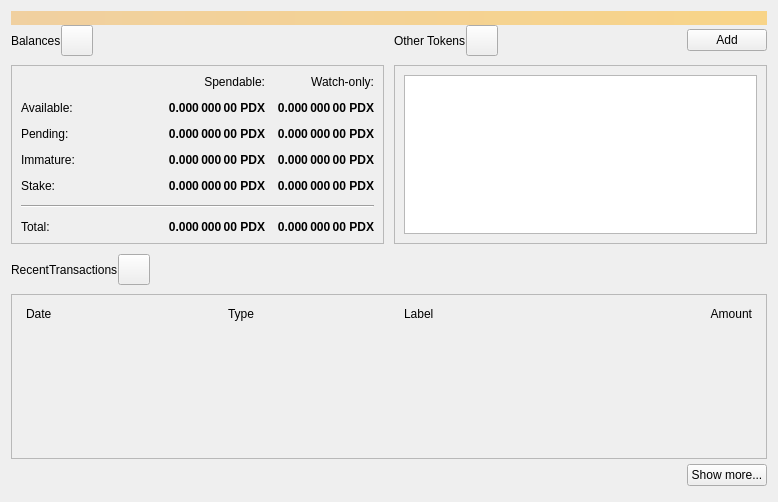
<?xml version="1.0" encoding="UTF-8"?>
<ui version="4.0">
 <class>OverviewPage</class>
 <widget class="QWidget" name="OverviewPage">
  <property name="geometry">
   <rect>
    <x>0</x>
    <y>0</y>
    <width>778</width>
    <height>502</height>
   </rect>
  </property>
  <property name="windowTitle">
   <string>Form</string>
  </property>
  <layout class="QVBoxLayout" name="topLayout">
   <property name="spacing">
    <number>0</number>
   </property>
   <item>
    <widget class="QLabel" name="labelAlerts">
     <property name="visible">
      <bool>false</bool>
     </property>
     <property name="styleSheet">
      <string notr="true">QLabel { background-color: qlineargradient(x1: 0, y1: 0, x2: 1, y2: 0, stop:0 #F0D0A0, stop:1 #F8D488); color:#000000; }</string>
     </property>
     <property name="wordWrap">
      <bool>true</bool>
     </property>
     <property name="margin">
      <number>3</number>
     </property>
     <property name="textInteractionFlags">
      <set>Qt::TextSelectableByMouse</set>
     </property>
    </widget>
   </item>
   <item>
    <layout class="QGridLayout" name="gridLayout_2">
     <item row="0" column="2">
      <layout class="QHBoxLayout" name="horizontalLayout_4">
       <property name="bottomMargin">
        <number>9</number>
       </property>
       <item>
        <widget class="QLabel" name="labelTokens">
         <property name="text">
          <string>Other Tokens</string>
         </property>
        </widget>
       </item>
       <item>
        <widget class="QToolButton" name="labelTokenStatus">
         <property name="toolTip">
          <string>The displayed information may be out of date. Your wallet automatically synchronizes with the PDX network after a connection is established, but this process has not completed yet.</string>
         </property>
         <property name="text">
          <string/>
         </property>
         <property name="iconSize">
          <size>
           <width>24</width>
           <height>24</height>
          </size>
         </property>
         <property name="flat" stdset="0">
          <bool>false</bool>
         </property>
        </widget>
       </item>
       <item>
        <spacer name="horizontalSpacer_7">
         <property name="orientation">
          <enum>Qt::Horizontal</enum>
         </property>
         <property name="sizeHint" stdset="0">
          <size>
           <width>40</width>
           <height>20</height>
          </size>
         </property>
        </spacer>
       </item>
       <item>
        <widget class="QPushButton" name="buttonAddToken">
         <property name="text">
          <string>Add</string>
         </property>
        </widget>
       </item>
      </layout>
     </item>
     <item row="1" column="2">
      <widget class="QFrame" name="frameOtherTokens">
       <property name="minimumSize">
        <size>
         <width>0</width>
         <height>100</height>
        </size>
       </property>
       <property name="frameShape">
        <enum>QFrame::StyledPanel</enum>
       </property>
       <property name="frameShadow">
        <enum>QFrame::Raised</enum>
       </property>
       <layout class="QVBoxLayout" name="verticalLayout_10">
        <item>
         <widget class="QListView" name="listTokens">
          <property name="enabled">
           <bool>true</bool>
          </property>
         </widget>
        </item>
       </layout>
      </widget>
     </item>
     <item row="1" column="0">
      <widget class="QFrame" name="frameBalances">
       <property name="frameShape">
        <enum>QFrame::StyledPanel</enum>
       </property>
       <property name="frameShadow">
        <enum>QFrame::Raised</enum>
       </property>
       <layout class="QVBoxLayout" name="verticalLayout_4">
        <item>
         <layout class="QGridLayout" name="gridLayout">
          <property name="spacing">
           <number>12</number>
          </property>
          <item row="2" column="3">
           <widget class="QLabel" name="labelWatchPending">
            <property name="font">
             <font>
              <weight>75</weight>
              <bold>true</bold>
             </font>
            </property>
            <property name="cursor">
             <cursorShape>IBeamCursor</cursorShape>
            </property>
            <property name="toolTip">
             <string>Unconfirmed transactions to watch-only addresses</string>
            </property>
            <property name="text">
             <string notr="true">0.000 000 00 PDX</string>
            </property>
            <property name="alignment">
             <set>Qt::AlignRight|Qt::AlignTrailing|Qt::AlignVCenter</set>
            </property>
            <property name="textInteractionFlags">
             <set>Qt::LinksAccessibleByMouse|Qt::TextSelectableByKeyboard|Qt::TextSelectableByMouse</set>
            </property>
           </widget>
          </item>
          <item row="2" column="2">
           <widget class="QLabel" name="labelUnconfirmed">
            <property name="font">
             <font>
              <weight>75</weight>
              <bold>true</bold>
             </font>
            </property>
            <property name="cursor">
             <cursorShape>IBeamCursor</cursorShape>
            </property>
            <property name="toolTip">
             <string>Total of transactions that have yet to be confirmed, and do not yet count toward the spendable balance</string>
            </property>
            <property name="text">
             <string notr="true">0.000 000 00 PDX</string>
            </property>
            <property name="alignment">
             <set>Qt::AlignRight|Qt::AlignTrailing|Qt::AlignVCenter</set>
            </property>
            <property name="textInteractionFlags">
             <set>Qt::LinksAccessibleByMouse|Qt::TextSelectableByKeyboard|Qt::TextSelectableByMouse</set>
            </property>
           </widget>
          </item>
          <item row="3" column="2">
           <widget class="QLabel" name="labelImmature">
            <property name="font">
             <font>
              <weight>75</weight>
              <bold>true</bold>
             </font>
            </property>
            <property name="cursor">
             <cursorShape>IBeamCursor</cursorShape>
            </property>
            <property name="toolTip">
             <string>Mined balance that has not yet matured</string>
            </property>
            <property name="text">
             <string notr="true">0.000 000 00 PDX</string>
            </property>
            <property name="alignment">
             <set>Qt::AlignRight|Qt::AlignTrailing|Qt::AlignVCenter</set>
            </property>
            <property name="textInteractionFlags">
             <set>Qt::LinksAccessibleByMouse|Qt::TextSelectableByKeyboard|Qt::TextSelectableByMouse</set>
            </property>
           </widget>
          </item>
          <item row="3" column="0">
           <widget class="QLabel" name="labelImmatureText">
            <property name="text">
             <string>Immature:</string>
            </property>
           </widget>
          </item>
          <item row="0" column="3">
           <widget class="QLabel" name="labelWatchonly">
            <property name="text">
             <string>Watch-only:</string>
            </property>
            <property name="alignment">
             <set>Qt::AlignRight|Qt::AlignTrailing|Qt::AlignVCenter</set>
            </property>
           </widget>
          </item>
          <item row="1" column="0">
           <widget class="QLabel" name="labelBalanceText">
            <property name="text">
             <string>Available:</string>
            </property>
           </widget>
          </item>
          <item row="1" column="2">
           <widget class="QLabel" name="labelBalance">
            <property name="font">
             <font>
              <weight>75</weight>
              <bold>true</bold>
             </font>
            </property>
            <property name="cursor">
             <cursorShape>IBeamCursor</cursorShape>
            </property>
            <property name="toolTip">
             <string>Your current spendable balance</string>
            </property>
            <property name="text">
             <string notr="true">0.000 000 00 PDX</string>
            </property>
            <property name="alignment">
             <set>Qt::AlignRight|Qt::AlignTrailing|Qt::AlignVCenter</set>
            </property>
            <property name="textInteractionFlags">
             <set>Qt::LinksAccessibleByMouse|Qt::TextSelectableByKeyboard|Qt::TextSelectableByMouse</set>
            </property>
           </widget>
          </item>
          <item row="1" column="3">
           <widget class="QLabel" name="labelWatchAvailable">
            <property name="font">
             <font>
              <weight>75</weight>
              <bold>true</bold>
             </font>
            </property>
            <property name="cursor">
             <cursorShape>IBeamCursor</cursorShape>
            </property>
            <property name="toolTip">
             <string>Your current balance in watch-only addresses</string>
            </property>
            <property name="text">
             <string notr="true">0.000 000 00 PDX</string>
            </property>
            <property name="alignment">
             <set>Qt::AlignRight|Qt::AlignTrailing|Qt::AlignVCenter</set>
            </property>
            <property name="textInteractionFlags">
             <set>Qt::LinksAccessibleByMouse|Qt::TextSelectableByKeyboard|Qt::TextSelectableByMouse</set>
            </property>
           </widget>
          </item>
          <item row="2" column="0">
           <widget class="QLabel" name="labelPendingText">
            <property name="text">
             <string>Pending:</string>
            </property>
           </widget>
          </item>
          <item row="0" column="2">
           <widget class="QLabel" name="labelSpendable">
            <property name="text">
             <string>Spendable:</string>
            </property>
            <property name="alignment">
             <set>Qt::AlignRight|Qt::AlignTrailing|Qt::AlignVCenter</set>
            </property>
           </widget>
          </item>
          <item row="4" column="0">
           <widget class="QLabel" name="labelStakeText">
            <property name="text">
             <string>Stake:</string>
            </property>
           </widget>
          </item>
          <item row="4" column="2">
           <widget class="QLabel" name="labelStake">
            <property name="font">
             <font>
              <weight>75</weight>
              <bold>true</bold>
             </font>
            </property>
            <property name="text">
             <string>0.000 000 00 PDX</string>
            </property>
            <property name="alignment">
             <set>Qt::AlignRight|Qt::AlignTrailing|Qt::AlignVCenter</set>
            </property>
            <property name="textInteractionFlags">
             <set>Qt::LinksAccessibleByMouse|Qt::TextSelectableByKeyboard|Qt::TextSelectableByMouse</set>
            </property>
           </widget>
          </item>
          <item row="4" column="3">
           <widget class="QLabel" name="labelWatchStake">
            <property name="font">
             <font>
              <weight>75</weight>
              <bold>true</bold>
             </font>
            </property>
            <property name="text">
             <string>0.000 000 00 PDX</string>
            </property>
            <property name="alignment">
             <set>Qt::AlignRight|Qt::AlignTrailing|Qt::AlignVCenter</set>
            </property>
            <property name="textInteractionFlags">
             <set>Qt::LinksAccessibleByMouse|Qt::TextSelectableByKeyboard|Qt::TextSelectableByMouse</set>
            </property>
           </widget>
          </item>
          <item row="3" column="3">
           <widget class="QLabel" name="labelWatchImmature">
            <property name="font">
             <font>
              <weight>75</weight>
              <bold>true</bold>
             </font>
            </property>
            <property name="cursor">
             <cursorShape>IBeamCursor</cursorShape>
            </property>
            <property name="toolTip">
             <string>Mined balance in watch-only addresses that has not yet matured</string>
            </property>
            <property name="text">
             <string notr="true">0.000 000 00 PDX</string>
            </property>
            <property name="alignment">
             <set>Qt::AlignRight|Qt::AlignTrailing|Qt::AlignVCenter</set>
            </property>
            <property name="textInteractionFlags">
             <set>Qt::LinksAccessibleByMouse|Qt::TextSelectableByKeyboard|Qt::TextSelectableByMouse</set>
            </property>
           </widget>
          </item>
          <item row="7" column="3">
           <widget class="QLabel" name="labelWatchTotal">
            <property name="font">
             <font>
              <weight>75</weight>
              <bold>true</bold>
             </font>
            </property>
            <property name="cursor">
             <cursorShape>IBeamCursor</cursorShape>
            </property>
            <property name="toolTip">
             <string>Current total balance in watch-only addresses</string>
            </property>
            <property name="text">
             <string notr="true">0.000 000 00 PDX</string>
            </property>
            <property name="alignment">
             <set>Qt::AlignRight|Qt::AlignTrailing|Qt::AlignVCenter</set>
            </property>
            <property name="textInteractionFlags">
             <set>Qt::LinksAccessibleByMouse|Qt::TextSelectableByKeyboard|Qt::TextSelectableByMouse</set>
            </property>
           </widget>
          </item>
          <item row="5" column="0" colspan="4">
           <spacer name="verticalSpacer">
            <property name="orientation">
             <enum>Qt::Vertical</enum>
            </property>
            <property name="sizeHint" stdset="0">
             <size>
              <width>20</width>
              <height>40</height>
             </size>
            </property>
           </spacer>
          </item>
          <item row="7" column="2">
           <widget class="QLabel" name="labelTotal">
            <property name="font">
             <font>
              <weight>75</weight>
              <bold>true</bold>
             </font>
            </property>
            <property name="cursor">
             <cursorShape>IBeamCursor</cursorShape>
            </property>
            <property name="toolTip">
             <string>Your current total balance</string>
            </property>
            <property name="text">
             <string notr="true">0.000 000 00 PDX</string>
            </property>
            <property name="alignment">
             <set>Qt::AlignRight|Qt::AlignTrailing|Qt::AlignVCenter</set>
            </property>
            <property name="textInteractionFlags">
             <set>Qt::LinksAccessibleByMouse|Qt::TextSelectableByKeyboard|Qt::TextSelectableByMouse</set>
            </property>
           </widget>
          </item>
          <item row="0" column="1" rowspan="5">
           <spacer name="horizontalSpacer_5">
            <property name="orientation">
             <enum>Qt::Horizontal</enum>
            </property>
            <property name="sizeHint" stdset="0">
             <size>
              <width>40</width>
              <height>20</height>
             </size>
            </property>
           </spacer>
          </item>
          <item row="7" column="0">
           <widget class="QLabel" name="labelTotalText">
            <property name="text">
             <string>Total:        </string>
            </property>
           </widget>
          </item>
          <item row="6" column="0" colspan="4">
           <widget class="Line" name="hLine">
            <property name="orientation">
             <enum>Qt::Horizontal</enum>
            </property>
           </widget>
          </item>
         </layout>
        </item>
       </layout>
      </widget>
     </item>
     <item row="0" column="0">
      <layout class="QHBoxLayout" name="horizontalLayout_2">
       <property name="bottomMargin">
        <number>9</number>
       </property>
       <item>
        <widget class="QLabel" name="labelBalances">
         <property name="text">
          <string>Balances</string>
         </property>
        </widget>
       </item>
       <item>
        <widget class="QToolButton" name="labelWalletStatus">
         <property name="enabled">
          <bool>true</bool>
         </property>
         <property name="toolTip">
          <string>The displayed information may be out of date. Your wallet automatically synchronizes with the PDX network after a connection is established, but this process has not completed yet.</string>
         </property>
         <property name="text">
          <string/>
         </property>
         <property name="icon">
          <iconset>
           <normaloff>:/icons/warning</normaloff>
           <disabledoff>:/icons/warning</disabledoff>:/icons/warning</iconset>
         </property>
         <property name="iconSize">
          <size>
           <width>24</width>
           <height>24</height>
          </size>
         </property>
         <property name="flat" stdset="0">
          <bool>false</bool>
         </property>
        </widget>
       </item>
       <item>
        <spacer name="horizontalSpacer">
         <property name="orientation">
          <enum>Qt::Horizontal</enum>
         </property>
         <property name="sizeHint" stdset="0">
          <size>
           <width>40</width>
           <height>20</height>
          </size>
         </property>
        </spacer>
       </item>
      </layout>
     </item>
     <item row="0" column="1" rowspan="2">
      <spacer name="horizontalSpacer_4">
       <property name="orientation">
        <enum>Qt::Horizontal</enum>
       </property>
       <property name="sizeType">
        <enum>QSizePolicy::Fixed</enum>
       </property>
       <property name="sizeHint" stdset="0">
        <size>
         <width>10</width>
         <height>20</height>
        </size>
       </property>
      </spacer>
     </item>
    </layout>
   </item>
   <item>
    <spacer name="verticalSpacer_4">
     <property name="orientation">
      <enum>Qt::Vertical</enum>
     </property>
     <property name="sizeType">
      <enum>QSizePolicy::Fixed</enum>
     </property>
     <property name="sizeHint" stdset="0">
      <size>
       <width>20</width>
       <height>10</height>
      </size>
     </property>
    </spacer>
   </item>
   <item>
    <layout class="QHBoxLayout" name="horizontalLayout_6">
     <property name="bottomMargin">
      <number>9</number>
     </property>
     <item>
      <widget class="QLabel" name="labelRecentTransactions">
       <property name="text">
        <string>RecentTransactions</string>
       </property>
      </widget>
     </item>
     <item>
      <widget class="QToolButton" name="labelTransactionsStatus">
       <property name="enabled">
        <bool>true</bool>
       </property>
       <property name="toolTip">
        <string>The displayed information may be out of date. Your wallet automatically synchronizes with the PDX network after a connection is established, but this process has not completed yet.</string>
       </property>
       <property name="text">
        <string/>
       </property>
       <property name="icon">
        <iconset>
         <normaloff>:/icons/warning</normaloff>
         <disabledoff>:/icons/warning</disabledoff>:/icons/warning</iconset>
       </property>
       <property name="iconSize">
        <size>
         <width>24</width>
         <height>24</height>
        </size>
       </property>
       <property name="flat" stdset="0">
        <bool>false</bool>
       </property>
      </widget>
     </item>
     <item>
      <spacer name="horizontalSpacer_3">
       <property name="orientation">
        <enum>Qt::Horizontal</enum>
       </property>
       <property name="sizeHint" stdset="0">
        <size>
         <width>40</width>
         <height>20</height>
        </size>
       </property>
      </spacer>
     </item>
    </layout>
   </item>
   <item>
    <layout class="QVBoxLayout" name="verticalLayout_3">
     <item>
      <widget class="QFrame" name="frameRecentTransactions">
       <property name="frameShape">
        <enum>QFrame::StyledPanel</enum>
       </property>
       <property name="frameShadow">
        <enum>QFrame::Raised</enum>
       </property>
       <layout class="QVBoxLayout" name="verticalLayout_8">
        <item>
         <layout class="QHBoxLayout" name="horizontalLayout_3">
          <property name="spacing">
           <number>5</number>
          </property>
          <property name="leftMargin">
           <number>5</number>
          </property>
          <property name="rightMargin">
           <number>5</number>
          </property>
          <item>
           <widget class="QLabel" name="labelDate">
            <property name="text">
             <string>Date</string>
            </property>
           </widget>
          </item>
          <item>
           <spacer name="horizontalSpacer_2">
            <property name="orientation">
             <enum>Qt::Horizontal</enum>
            </property>
            <property name="sizeType">
             <enum>QSizePolicy::Fixed</enum>
            </property>
            <property name="sizeHint" stdset="0">
             <size>
              <width>25</width>
              <height>20</height>
             </size>
            </property>
           </spacer>
          </item>
          <item>
           <widget class="QLabel" name="labelType">
            <property name="text">
             <string>Type</string>
            </property>
           </widget>
          </item>
          <item>
           <widget class="QLabel" name="labelAddress">
            <property name="text">
             <string>Label</string>
            </property>
           </widget>
          </item>
          <item>
           <widget class="QLabel" name="labelAmount">
            <property name="text">
             <string>Amount</string>
            </property>
            <property name="alignment">
             <set>Qt::AlignRight|Qt::AlignTrailing|Qt::AlignVCenter</set>
            </property>
           </widget>
          </item>
         </layout>
        </item>
        <item>
         <widget class="QListView" name="listTransactions">
          <property name="styleSheet">
           <string notr="true">QListView { background: transparent; }</string>
          </property>
          <property name="frameShape">
           <enum>QFrame::NoFrame</enum>
          </property>
          <property name="verticalScrollBarPolicy">
           <enum>Qt::ScrollBarAlwaysOff</enum>
          </property>
          <property name="horizontalScrollBarPolicy">
           <enum>Qt::ScrollBarAlwaysOff</enum>
          </property>
         </widget>
        </item>
       </layout>
      </widget>
     </item>
     <item>
      <layout class="QHBoxLayout" name="horizontalLayout">
       <property name="topMargin">
        <number>5</number>
       </property>
       <property name="bottomMargin">
        <number>5</number>
       </property>
       <item>
        <spacer name="horizontalSpacer_6">
         <property name="orientation">
          <enum>Qt::Horizontal</enum>
         </property>
         <property name="sizeHint" stdset="0">
          <size>
           <width>40</width>
           <height>20</height>
          </size>
         </property>
        </spacer>
       </item>
       <item>
        <widget class="QPushButton" name="showMoreButton">
         <property name="text">
          <string>Show more...</string>
         </property>
        </widget>
       </item>
      </layout>
     </item>
    </layout>
   </item>
  </layout>
 </widget>
 <resources/>
 <connections/>
</ui>
